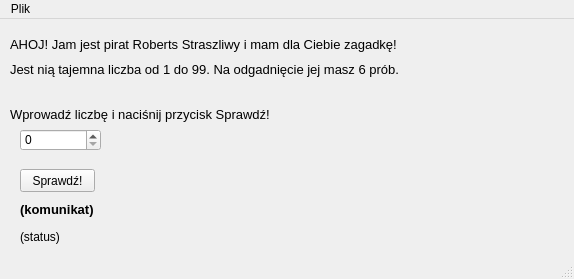
<?xml version="1.0" encoding="UTF-8"?>
<ui version="4.0">
 <class>MainWindow</class>
 <widget class="QMainWindow" name="MainWindow">
  <property name="geometry">
   <rect>
    <x>0</x>
    <y>0</y>
    <width>574</width>
    <height>279</height>
   </rect>
  </property>
  <property name="windowTitle">
   <string>MainWindow</string>
  </property>
  <widget class="QWidget" name="centralwidget">
   <widget class="QLabel" name="etykieta">
    <property name="geometry">
     <rect>
      <x>10</x>
      <y>10</y>
      <width>401</width>
      <height>31</height>
     </rect>
    </property>
    <property name="font">
     <font>
      <family>Arial</family>
      <pointsize>10</pointsize>
     </font>
    </property>
    <property name="text">
     <string>AHOJ! Jam jest pirat Roberts Straszliwy i mam dla Ciebie zagadkę!</string>
    </property>
   </widget>
   <widget class="QLabel" name="etykieta_2">
    <property name="geometry">
     <rect>
      <x>10</x>
      <y>40</y>
      <width>411</width>
      <height>21</height>
     </rect>
    </property>
    <property name="font">
     <font>
      <family>Arial</family>
      <pointsize>10</pointsize>
     </font>
    </property>
    <property name="text">
     <string>Jest nią tajemna liczba od 1 do 99. Na odgadnięcie jej masz 6 prób.</string>
    </property>
   </widget>
   <widget class="QLabel" name="etykieta_3">
    <property name="geometry">
     <rect>
      <x>10</x>
      <y>80</y>
      <width>321</width>
      <height>31</height>
     </rect>
    </property>
    <property name="font">
     <font>
      <family>Arial</family>
      <pointsize>10</pointsize>
     </font>
    </property>
    <property name="text">
     <string>Wprowadź liczbę i naciśnij przycisk Sprawdź!</string>
    </property>
   </widget>
   <widget class="QLabel" name="lblKomunikat">
    <property name="geometry">
     <rect>
      <x>20</x>
      <y>180</y>
      <width>531</width>
      <height>21</height>
     </rect>
    </property>
    <property name="font">
     <font>
      <family>Arial</family>
      <pointsize>10</pointsize>
      <weight>75</weight>
      <bold>true</bold>
     </font>
    </property>
    <property name="text">
     <string>(komunikat)</string>
    </property>
   </widget>
   <widget class="QSpinBox" name="spinBox1">
    <property name="geometry">
     <rect>
      <x>20</x>
      <y>110</y>
      <width>81</width>
      <height>22</height>
     </rect>
    </property>
   </widget>
   <widget class="QPushButton" name="btnSprawdz">
    <property name="geometry">
     <rect>
      <x>20</x>
      <y>150</y>
      <width>75</width>
      <height>23</height>
     </rect>
    </property>
    <property name="text">
     <string>Sprawdź!</string>
    </property>
   </widget>
   <widget class="QLabel" name="lblStatus">
    <property name="geometry">
     <rect>
      <x>20</x>
      <y>210</y>
      <width>171</width>
      <height>16</height>
     </rect>
    </property>
    <property name="text">
     <string>(status)</string>
    </property>
   </widget>
  </widget>
  <widget class="QMenuBar" name="menubar">
   <property name="geometry">
    <rect>
     <x>0</x>
     <y>0</y>
     <width>574</width>
     <height>21</height>
    </rect>
   </property>
   <widget class="QMenu" name="menuPlik">
    <property name="title">
     <string>Plik</string>
    </property>
    <addaction name="actionZakoncz"/>
   </widget>
   <addaction name="menuPlik"/>
  </widget>
  <widget class="QStatusBar" name="statusbar"/>
  <action name="actionZakoncz">
   <property name="text">
    <string>Zakończ</string>
   </property>
  </action>
 </widget>
 <resources/>
 <connections/>
</ui>
